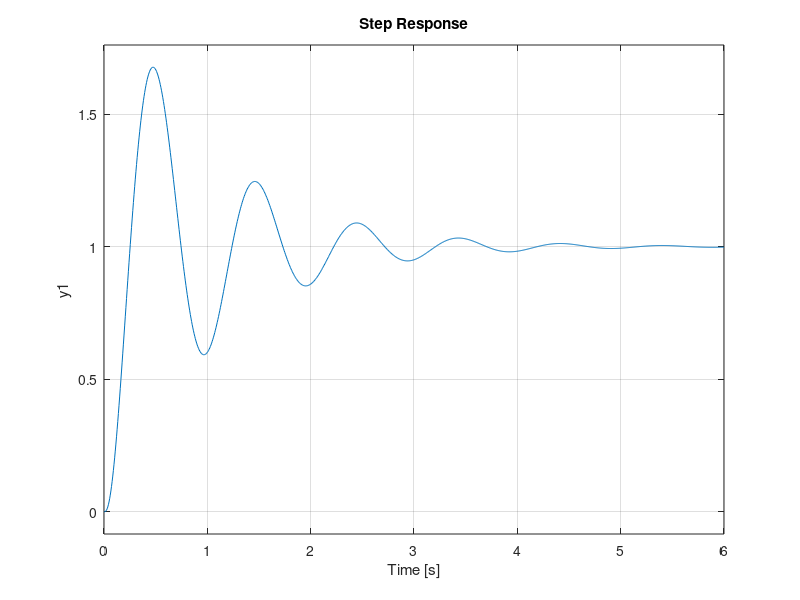

The MATLAB source for this figure:
clear;
G=tf([0 0 0 1 10],[1 71 1070 1000 0]);
rlocus(G);

%% testing the settleing time
Kp=3.70e3;
H=tf([0 0 0 Kp 10*Kp],[1 71 1070 (1000+Kp) 10*Kp]);
step(H);
